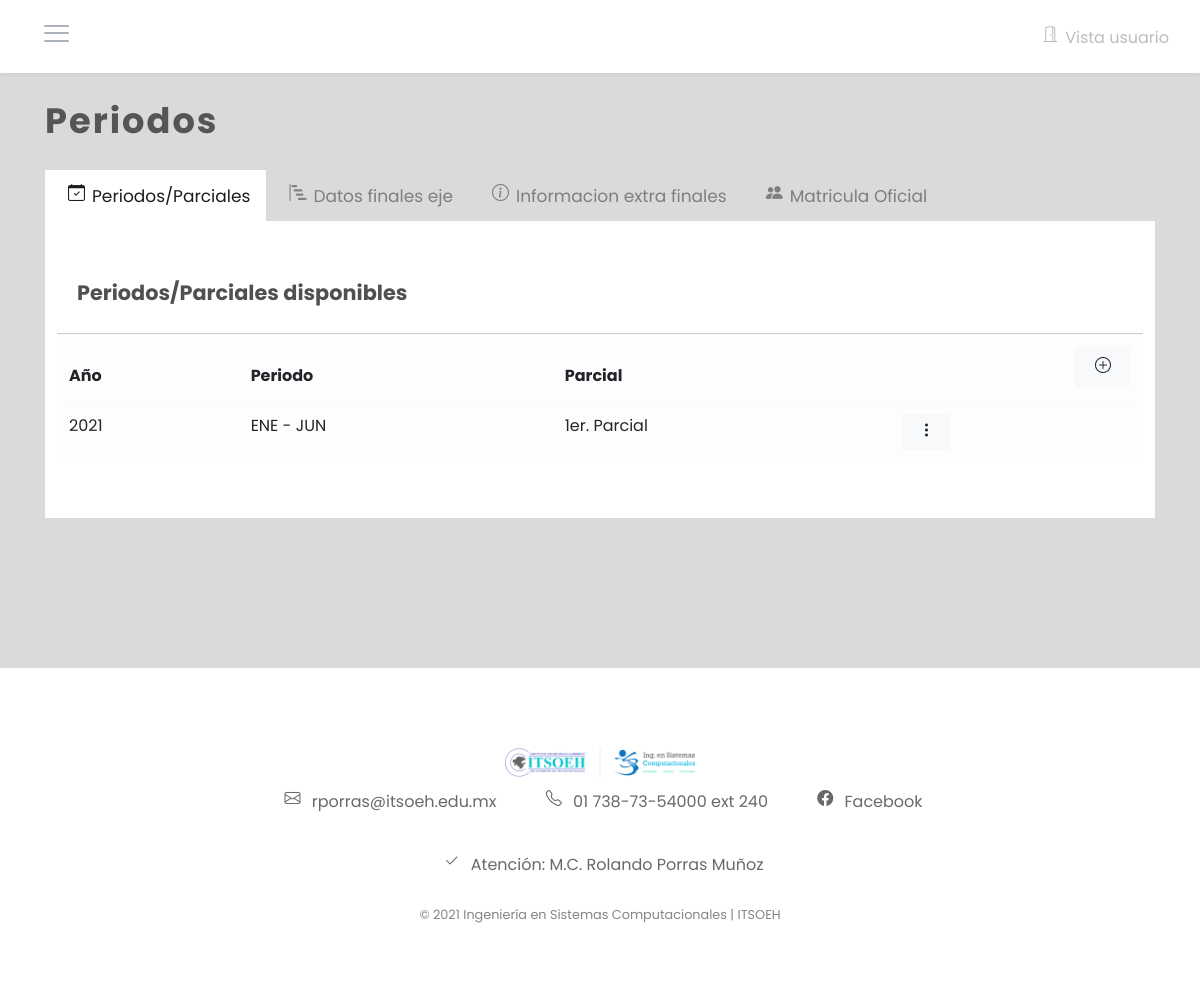
The app's page /AdminPeriodosInfo.php with its own data.
### tables this page shows
CREATE TABLE `semestre` (
  `idsem` int(11) NOT NULL,
  `periodo` int(11) DEFAULT NULL,
  `año` int(11) DEFAULT NULL,
  `parcial` int(11) DEFAULT NULL,
  `matric` int(11) DEFAULT NULL,
  `aprobados` int(11) DEFAULT NULL
);

### Controlador/Controlador.php (called while the page is built, shortened)
<?php
$con = conectar();
function getSemestreAdmin() {
    global $con;
    $stmt = $con->prepare("call indicadores_isc.sp_getSemestreAdmin();");
    $stmt->execute();
    $stmt->bind_result($idsem, $periodo, $año, $parcial, $matric, $aprobados);
    $i = 0;
    while ($stmt->fetch()) {
        $infoSem[$i][0] = $idsem;
        $infoSem[$i][1] = $periodo;
        $infoSem[$i][2] = $año;
        $infoSem[$i][3] = $parcial;
        $infoSem[$i][4] = $matric;
        $infoSem[$i][5] = $aprobados;
        $i++;
    }
    return $infoSem;
}

### AdminPeriodosInfo.php (the view, shortened to what this page needs)
<?php
include('./headAdmin.php');
$semestreA = getSemestreAdmin();
?>
<div class="admon">
    <div class="container">
        <h2>Periodos</h2>
        <div class="tab">
            <button class="tablinks" onclick="openCity(event, 'tab1')" id="defaultOpen"><i class="bi bi-calendar-check"></i>Periodos/Parciales</button>
            <button class="tablinks" onclick="openCity(event, 'tab2')"><i class="bi bi-bar-chart-steps"></i>Datos finales eje</button>
            <button class="tablinks" onclick="openCity(event, 'tab3')"><i class="bi bi-info-circle"></i>Informacion extra finales</button>
            <button class="tablinks" onclick="openCity(event, 'tab4')"><i class="bi bi-people-fill"></i>Matricula Oficial</button>
        </div>
        <div id="tab1" class="tabcontent">
            <div id="titulo">
                <h6><b>Periodos/Parciales disponibles</b></h6>
            </div>
            <table class="table table-light table-hover">
                <thead>
                    <tr>
                        <th>Año</th>
                        <th>Periodo</th>
                        <th>Parcial</th>
                        <th><button type="button" class="btn btn-light" data-toggle="modal" data-target="#myModalAddSemestre"><i class="bi bi-plus-circle"></i></button>
                        </th>
                    </tr>
                </thead>
                <tbody>
                    <tr>
                        <?php
                        for ($i = 0; $i < sizeof($semestreA); $i++) {
                            echo '<tr>
                                    <td>' . $semestreA[$i][2] . '</td>
                                    <td>' . ($semestreA[$i][1] == 1 ? 'ENE - JUN' : 'AGO - DIC') . '</td>
                                    <td>' . ($semestreA[$i][3] == 1 ? '1er.' : ($semestreA[$i][3] == 2 ? '2do.' : '3er')) . ' Parcial</td>
                                    <td>
                                    <div class="btn-group">
                                        <button class="btn btn-light btn-sm" type="button" data-toggle="dropdown" aria-haspopup="true" aria-expanded="false">
                                            <i class="bi bi-three-dots-vertical"></i>
                                        </button>
                                            ' . $semestreA[$i][0] . '' . $semestreA[$i][1] . '' . $semestreA[$i][2] . '' . $semestreA[$i][3] . '' . $semestreA[$i][4] . '' . $semestreA[$i][5] . '
                                            <a class = "dropdown-item" href = "Controlador/ControlBorrar.php?id=3*1*' . $semestreA[$i][0] . '"><i class = "bi bi-trash-fill"></i>Eliminar</a>
                                    </div>
                                        <div class="modal" id="myModalSem">
                                            <div class="modal-dialog">
                                                <div class="modal-content">
                                                    <div class="modal-body">
                                                        <form class="needs-validation" novalidate action="Controlador/ControlEditar.php" enctype="multipart/form-data" method="POST">
                                                            <div class="form-group">
                                                                <select id="matriSem" name="matriSem" class="custom-select mb-3 form-control" required>
                                                                    <option selected>-Selecciona-</option>';
                            echo '
                                                                </select>
                                                                <div class="valid-feedback">Valido.</div>
                                                                <div class="invalid-feedback">Por favor verifique los campos.</div>
                                                            </div>
                                                            <div class="form-group">
                                                                <label for="aproSem" style="color:black;">Aprobados:</label>
                                                                <input type="text" class="form-control" id="aproSem" placeholder="Alumnos aprobados en el parcial" name="aproSem" required>
                                                                <div class="valid-feedback">Valido.</div>
                                                                <div class="invalid-feedback">Por favor verifique los campos.</div>
                                                            </div>
                                                            <button type="submit" class="btn btn-primary">Aceptar</button>
                                                            <button type="button" class="btn btn-danger" data-dismiss="modal">Cancelar</button>
                                                        </form>
                                                    </div>
                                                </div>
                                            </div>
                                        </div>
                                    </td>
                                    </tr>';
                        }
                        ?>
                </tbody>
            </table>
        </div>
    </div>
</div>
<?php include('AdminFooter.php') ?>
</body>
</html>

### css/admin.css (style rules this page uses)
:root { --z-fixed: 100; }
*, *:after, *:before { margin: 0; padding: 0; box-sizing: border-box; -moz-box-sizing: border-box; -webkit-box-sizing: border-box; }
body { font-family: 'Poppins', sans-serif; transition: .5s; }
i { margin: 0 7px; }
[class^="bi"], [class*=" bi"] { display: inline-block; vertical-align: 0.16em; background-repeat: no-repeat; background-size: 1rem 1rem; }

### css/adminEditor.css (style rules this page uses)
.admon { background-color:#dadada; padding-bottom: 150px; }
.admon h2 { padding-top: 100px; padding-bottom: 20px; font-size: 2.2em; font-weight: 700; letter-spacing: 2px; color: #555555; }
.admon .container #titulo { background-color: #ffffff; border-bottom: 1px solid #cccccc; padding: 20px; vertical-align: middle; }
.admon .container #titulo h6 { color: #505050; font-size: 1.3em; }
.admon button.btn-light, .btn-group-sm { float:right; }
@media screen and (min-width: 801px) { .admon .cont-invest tr, td { font-size: 16px; } }
@media screen and (min-width: 801px) { .admon button.btn-light { font-size: 16px; } }

### css/tabs.css (style rules this page uses)
.tab { overflow: hidden; border: none; background-color: #dadada; }
.tab button { background-color: inherit; color: #7e7e7e; float: left; border: none; outline: none; cursor: pointer; padding: 14px 16px; transition: 0.3s; font-size: 17px; }
.tab button.active { background-color: #ffffff; color:#1d1d1d; }
.tabcontent { background-color: #ffffff; display: none; padding: 40px 12px; border: none; }

### records on screen
semestre: año "2021", periodo "ENE - JUN", parcial "1er."
